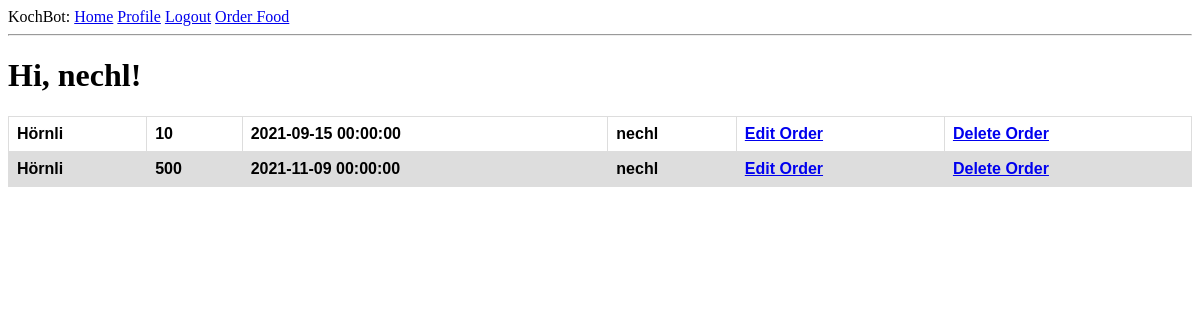
The page /index (signed in) on the database its author committed.
### app/models.py (models this page shows, shortened)
class User(UserMixin, db.Model):
    id = db.Column(db.Integer, primary_key=True)
    username = db.Column(db.String(64), index=True, unique=True)
    email = db.Column(db.String(120), index=True, unique=True)
    password_hash = db.Column(db.String(128))
    orders = db.relationship('Order', backref='author', lazy='dynamic')

class Order(db.Model):
    id = db.Column(db.Integer, primary_key = True)
    food = db.Column(db.String(140))
    timestamp = db.Column(db.DateTime,  default=datetime.utcnow)
    amount = db.Column(db.Integer())
    finished_at = db.Column(db.DateTime, index = True)
    user_id = db.Column(db.Integer, db.ForeignKey('user.id'))

### app/routes.py (the view)
@app.route('/')
@app.route('/index')
@login_required
def index():
    orders = Order.query.order_by(Order.finished_at.asc()).all()
    return render_template('index.html', title='Home', orders=orders)

### app/models.py (called while the page is built)
@login.user_loader
def load_user(id):
    return User.query.get(int(id))

### app/templates/index.html
{% extends "base.html" %}
{% block content %}
    <h1>Hi, {{ current_user.username }}!</h1>
    <table id="orders">
        {% for order in orders %}
            {% include '_post.html' %}
        {% endfor %}
    </table>
{% endblock %}

### app/templates/_post.html
<tr id="orders">
    <th id="orders">{{ order.food }}</th>
    <th id="orders">{{ order.amount }}</th>
    <th id="orders">{{ order.finished_at }}</th>
    <th id="orders">{{ order.user_id }}</th>
    <th id="orders"><a href="{{ url_for('edit_order', id=order.id) }}">Edit Order</a></th>
    <th id="orders"><a href="{{ url_for('delete_order', id=order.id) }}">Delete Order</a></th>
</tr>

### app/static/style/style.css (style rules this page uses)
table#orders { font-family: Arial, sans-serif; font-style:normal; border-collapse: collapse; width: 100%; }
td#orders, th#orders { border: 1px solid #dddddd; text-align: left; padding: 8px; }
tr#orders:nth-child(even) { background-color: #dddddd; }

### rows shown on the page
User: username "nechl"
Order: food "Hörnli", amount "10", finished_at "2021-09-15 00:00:00", user_id "nechl"
Order: food "Hörnli", amount "500", finished_at "2021-11-09 00:00:00", user_id "nechl"
